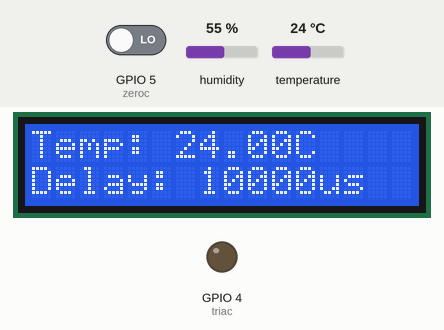
Recording of a sketch running on a simulated ESP32. Shown: 16×2 character LCD, output pins drawn as LEDs (lit = HIGH). The test bench sets the inputs (shaded band); at power-on: temperature 24 °C, GPIO 5 (zeroc) LOW, humidity 55 %. WiFi joins after 1.5 s; servers stay silent unless stated; what the sketch prints to the serial monitor is not drawn.

Above: at 4.0 s.
4.1 s: temperature set to 12 °C
At 8.1 s:
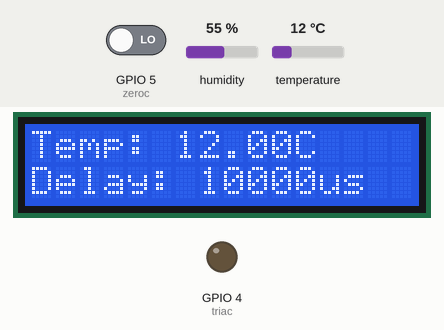
8.4 s: temperature set to 19 °C
At 11.4 s:
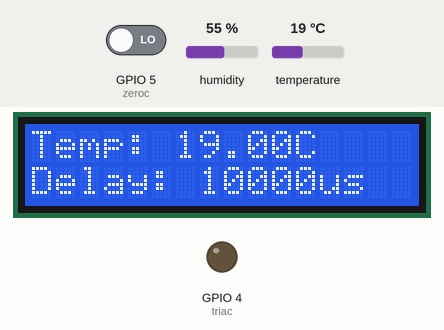
12.4 s: temperature set to 28 °C
At 15.8 s:
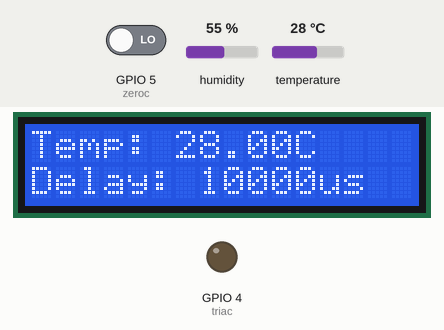
Timing chart, 0 to 17.3 s (numbered marks = the images above; inputs shaded):
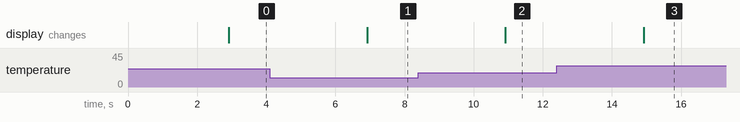

Measured:
- after the input at 4.1 s, the display: changes after 2.8 s (image 1)
- after the input at 8.4 s, the display: changes after 2.5 s (image 2)
- after the input at 12.4 s, the display: changes after 2.5 s (image 3)

The sketch:

main.ino
```cpp
/***************************************************
   Blynk IoT + ESP32 + DHT22 + 16x2 LCD + TRIAC Control
****************************************************/
#define BLYNK_TEMPLATE_ID "TMPL3tzmvCZxl"
#define BLYNK_TEMPLATE_NAME "TEMP and DELAY"
#define BLYNK_AUTH_TOKEN "Iei4avrekYzvcclX_V8-efy8mlQtfM1V"

#include <DHT.h>
#include <Wire.h>
#include <LiquidCrystal_I2C.h>
#include <BlynkSimpleEsp32.h>

// ---- DHT Sensor ----
#define DHTPIN 15
#define DHTTYPE DHT22
DHT dht(DHTPIN, DHTTYPE);

// ---- LCD ----
LiquidCrystal_I2C lcd(0x27, 16, 2); // If not working, try 0x3F

// ---- TRIAC & Zero-Cross ----
int zeroc = 5;   // Zero-cross input pin
int triac = 4;   // TRIAC gate output pin
volatile bool zeroCrossDetected = false;
volatile unsigned int firingDelay = 10000; // µs delay after zero cross

// ---- Variables ----
float temperature = 0.0;
unsigned long lastTempRead = 0;

// ---- WiFi Credentials ----
char auth[] = BLYNK_AUTH_TOKEN;
char ssid[] = "YOUR_WIFI_NAME";
char pass[] = "YOUR_WIFI_PASS";

// ---- Interrupt for Zero Cross ----
void IRAM_ATTR zeroCrossISR() {
  zeroCrossDetected = true;
}

void setup() {
  Serial.begin(115200);

  pinMode(triac, OUTPUT);
  pinMode(zeroc, INPUT);

  dht.begin();
  attachInterrupt(digitalPinToInterrupt(zeroc), zeroCrossISR, RISING);

  // ---- LCD Init ----
  lcd.init();
  lcd.backlight();
  lcd.setCursor(0, 0);
  lcd.print("Starting...");
  delay(1000);

  // ---- Blynk Init ----
  Blynk.begin(auth, ssid, pass);

  Serial.println("System Ready");
}

void loop() {
  Blynk.run();

  unsigned long currentTime = millis();

  // Read temperature every 2 seconds
  if (currentTime - lastTempRead > 2000) {
    float temp = dht.readTemperature();
    if (!isnan(temp)) {
      temperature = temp;

      // ---- Display on LCD ----
      lcd.clear();
      lcd.setCursor(0, 0);
      lcd.print("Temp: ");
      lcd.print(temperature);
      lcd.print("C");

      lcd.setCursor(0, 1);
      lcd.print("Delay: ");
      lcd.print(firingDelay);
      lcd.print("us");

      // ---- Send to Blynk ----
      Blynk.virtualWrite(V0, temperature); // Temperature
      Blynk.virtualWrite(V1, firingDelay); // Delay

      Serial.print("Temperature: ");
      Serial.print(temperature);
      Serial.print(" °C, Delay: ");
      Serial.print(firingDelay);
      Serial.println(" µs");
    } else {
      Serial.println("Failed to read temperature!");
    }
    lastTempRead = currentTime;
  }

  // ---- TRIAC control ----
  if (zeroCrossDetected) {
    delayMicroseconds(firingDelay);
    digitalWrite(triac, HIGH);
    delayMicroseconds(100); // TRIAC trigger pulse
    digitalWrite(triac, LOW);
    zeroCrossDetected = false;
  }
}
```
